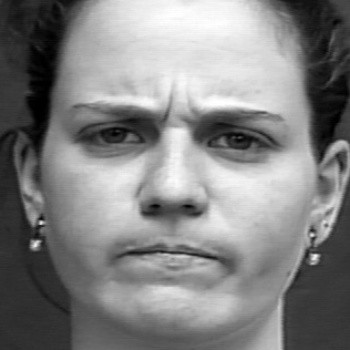
#> input picture scripts/dataset/anger/0.jpg, 350 x 350 px; its folder holds only this picture in this run
$ python organize_dataset.py --image ../scripts/dataset/anger/0.jpg --annotation ../scripts/dataset/anger/1.jpg   (Python 2 division)
#> lines starting #> are read from the running program, lines starting #| are printed output that depends on the picture
#> further down, raw_image is the input picture: shape (350, 350, 3); min 0, max 255, mean 130.5
### emoji_demo/extract_face.py
import cv2
import glob

faceDet = cv2.CascadeClassifier("haarcascades/haarcascade_frontalface_default.xml")
# faceDet2 = cv2.CascadeClassifier("haarcascades/haarcascade_frontalface_alt2.xml")
# faceDet3 = cv2.CascadeClassifier("haarcascades/haarcascade_frontalface_alt.xml")
# faceDet4 = cv2.CascadeClassifier("haarcascades/haarcascade_frontalface_alt_tree.xml")

emotions = ["neutral", "anger", "contempt", "disgust", "fear", "happy", "sadness", "surprise"]  # Define emotions


# [25 lines left out: function extract_faces_from_floder, not called in this run]


def find_faces(image):
    faces_coordinates = _locate_faces(image)
#> in _locate_faces, `faces = faceDet.detectMultiScale( image, scaleFactor=1.1, minNeighbors..`: faces = [[34, 28, 283, 283]]
#> faces_coordinates = [[34, 28, 283, 283]]
    cutted_faces = [image[y:y + h, x:x + w] for (x, y, w, h) in faces_coordinates]
#> cutted_faces = 1 item
    normalized_faces = [_normalize_face(face) for face in cutted_faces]
    return zip(normalized_faces, faces_coordinates)

def _normalize_face(face):
    face = cv2.cvtColor(face, cv2.COLOR_BGR2GRAY)
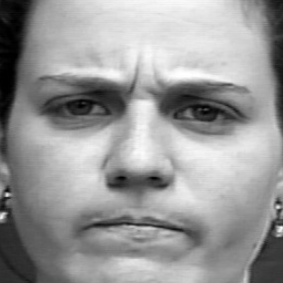
#> face: shape (283, 283); min 0, max 255, mean 152.3
    face = cv2.resize(face, (350, 350))
#> face: shape (350, 350)
    return face;

def _locate_faces(image):
    faces = faceDet.detectMultiScale(
        image,
        scaleFactor=1.1,
        minNeighbors=15,
        minSize=(70, 70)
    )

    return faces  # list of (x, y, w, h)

### emoji_demo/organize_dataset.py
import glob
import argparse
import cv2
from shutil import copyfile
from extract_face import extract_faces_from_floder, find_faces


def process_ck_database():
    emotions = ["neutral", "anger", "contempt", "disgust", "fear", "happy", "sadness", "surprise"]  # Define emotion order
    participants = glob.glob("source_emotion/*")  # Returns a list of all folders with participant numbers

    print participants

    for x in participants:
        part = "%s" % x[-4:]  # store current participant number
        for sessions in glob.glob("%s/*" % x):  # Store list of sessions for current participant
            for files in glob.glob("%s/*" % sessions):
                current_session = files[20:-30]
                file = open(files, 'r')

                emotion = int(
                    float(file.readline()))  # emotions are encoded as a float, readline as float, then convert to integer.

                sourcefile_emotion = glob.glob("source_images/%s/%s/*" % (part, current_session))[
                    -1]  # get path for last image in sequence, which contains the emotion
                sourcefile_neutral = glob.glob("source_images/%s/%s/*" % (part, current_session))[
                    0]  # do same for neutral image
                print sourcefile_emotion
                print sourcefile_neutral

                dest_neut = "sorted_set/neutral/%s" % sourcefile_neutral[25:]  # Generate path to put neutral image
                dest_emot = "sorted_set/%s/%s" % (
                emotions[emotion], sourcefile_emotion[25:])  # Do same for emotion containing image

                copyfile(sourcefile_neutral, dest_neut)  # Copy file
                copyfile(sourcefile_emotion, dest_emot)  # Copy file

    extract_faces_from_floder()

    return


# construct the argument parse and parse the arguments
ap = argparse.ArgumentParser()
ap.add_argument("-f", "--floder",
	help="path to the input images, the subfloder should classified by emotion")
ap.add_argument("-i", "--image",
	help="path to the input image")
ap.add_argument("-l", "--label",
	help="emotion label of input image")
ap.add_argument("-a", "--annotation", required = True,
	help="annotation for input image, used for naming")
args = vars(ap.parse_args())

floder = args["floder"]
image = args["image"]
image_name = image.split("/")[-1]
label = args["label"]
annotation = args["annotation"]

if floder == None:
    print "only one image..."
    # input a certain image
    raw_image = cv2.imread(image)
    for normalized_face, (x, y, w, h) in find_faces(raw_image):
        print "face found in file: %s, with label %s" % (image, label)
        cv2.imwrite("dataset/%s/%s_%s.jpg" % (label, image_name, annotation), normalized_face)  # Write image
        print "save face as dataset/%s/%s_%s.jpg" %(label, image_name, annotation)
#> this loop made 1 pass
#| face found in file: ../scripts/dataset/anger/0.jpg, with label None
#| save face as dataset/None/0.jpg_../scripts/dataset/anger/1.jpg.jpg
else:
    print "process all the image in floder %s" % floder
    extract_faces_from_floder(annotation, floder)

$ run again, on scripts/dataset/contempt/1.jpg
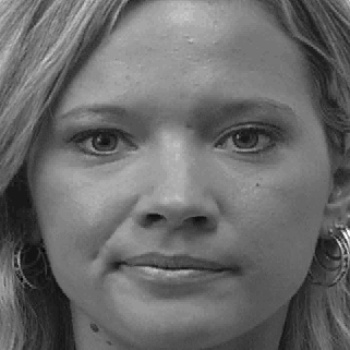
#> input picture scripts/dataset/contempt/1.jpg, 350 x 350 px
#> raw_image is the input picture: shape (350, 350, 3); min 1, max 254, mean 106.4
#> faces = [[24, 23, 300, 300]]
#> cutted_faces = 1 item
#> in _normalize_face, `face = cv2.cvtColor(face, cv2.COLOR_BGR2GRAY)`:
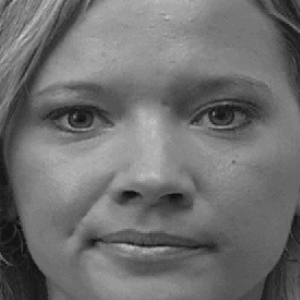
#> face: shape (300, 300); min 3, max 208, mean 111.4
#> the loop `for normalized_face, (x, y, w, h) in find_faces(raw_image):` made 1 pass
#> (printed output is left out)

$ run again, on scripts/dataset/contempt/11.jpg
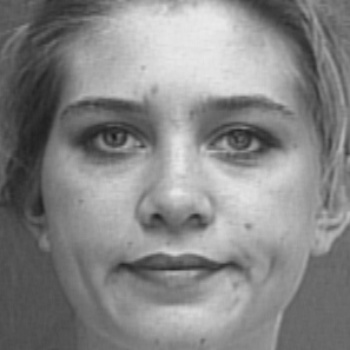
#> input picture scripts/dataset/contempt/11.jpg, 350 x 350 px
#> raw_image is the input picture: shape (350, 350, 3); min 25, max 235, mean 134.2
#> faces = [[30, 23, 294, 294]]
#> cutted_faces = 1 item
#> in _normalize_face, `face = cv2.cvtColor(face, cv2.COLOR_BGR2GRAY)`:
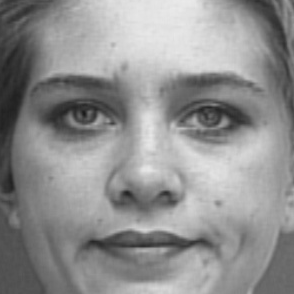
#> face: shape (294, 294); min 25, max 235, mean 143.8
#> the loop `for normalized_face, (x, y, w, h) in find_faces(raw_image):` made 1 pass
#> (printed output is left out)

$ run again, on scripts/dataset/disgust/0.jpg
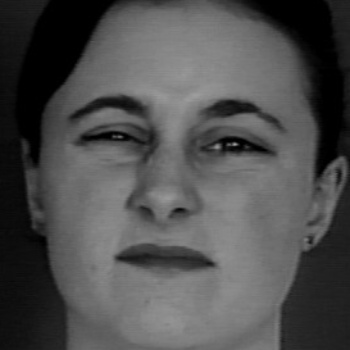
#> input picture scripts/dataset/disgust/0.jpg, 350 x 350 px
#> raw_image is the input picture: shape (350, 350, 3); min 0, max 158, mean 78.7
#> faces = [[28, 26, 286, 286]]
#> cutted_faces = 1 item
#> in _normalize_face, `face = cv2.cvtColor(face, cv2.COLOR_BGR2GRAY)`:
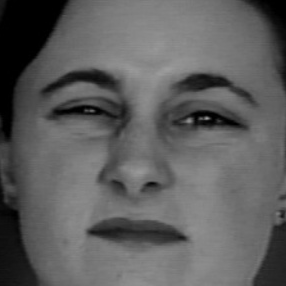
#> face: shape (286, 286); min 0, max 158, mean 94.4
#> the loop `for normalized_face, (x, y, w, h) in find_faces(raw_image):` made 1 pass
#> (printed output is left out)

$ run again, on scripts/dataset/anger/1.jpg
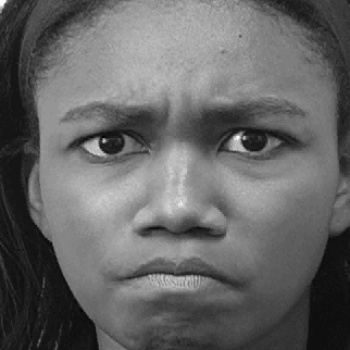
#> input picture scripts/dataset/anger/1.jpg, 350 x 350 px
#> raw_image is the input picture: shape (350, 350, 3); min 0, max 255, mean 101.5
#> faces = [[29, 26, 294, 294]]
#> cutted_faces = 1 item
#> in _normalize_face, `face = cv2.cvtColor(face, cv2.COLOR_BGR2GRAY)`:
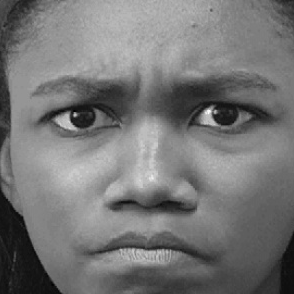
#> face: shape (294, 294); min 0, max 253, mean 118
#> the loop `for normalized_face, (x, y, w, h) in find_faces(raw_image):` made 1 pass
#> (printed output is left out)
